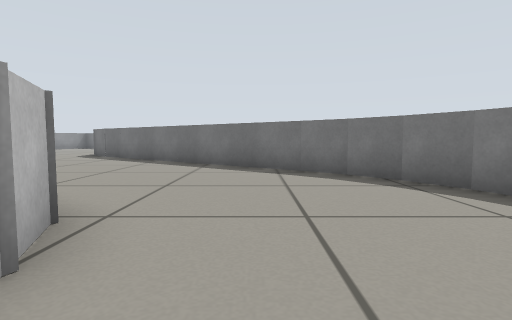
view 1 (above)

16 first-person views from a walk through a world built for the Gazebo simulator. The camera is 0.39 m above the floor, tilts 4° down and sees 80° across. The floor is counted in squares, 0.5 m on a side. Each view is taken from the middle of a square. On the plan, view 1 faces up. The plan holds only what a view shows up to about 10 squares ahead; the rest is blank.

view 2
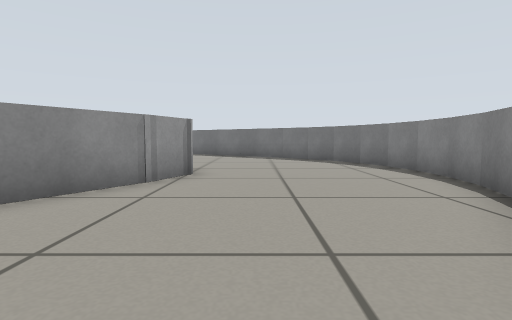

view 3
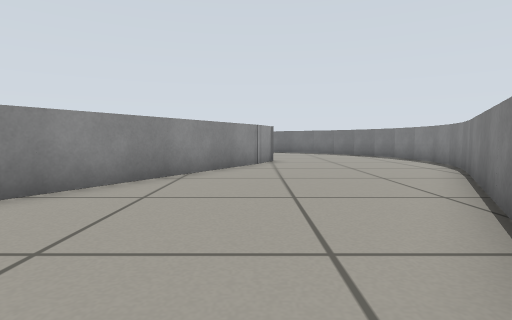

view 4
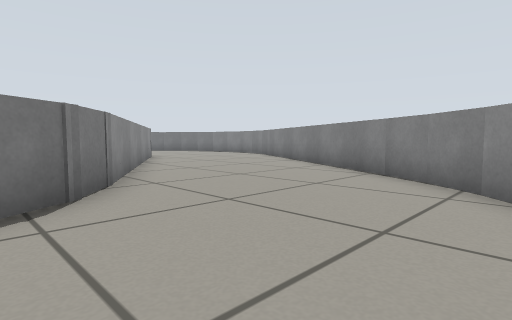

view 5
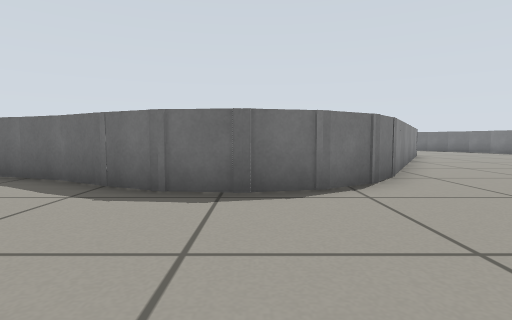

view 6
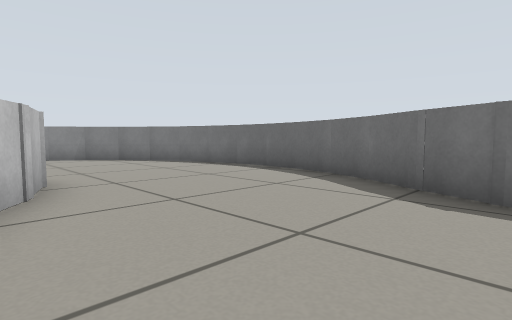

view 7
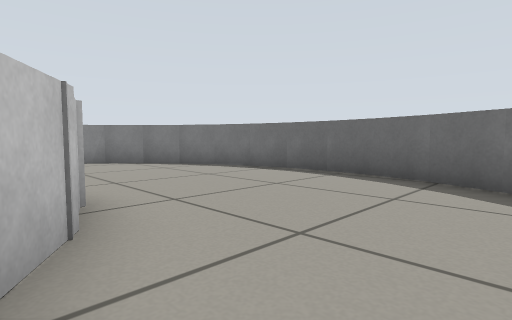

view 8
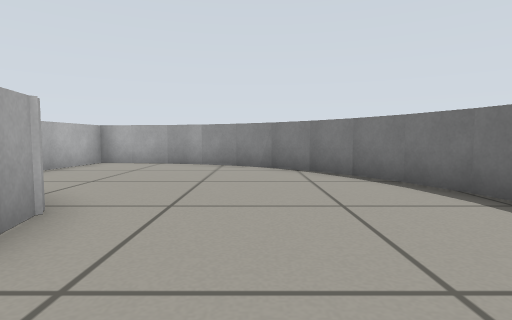

view 9
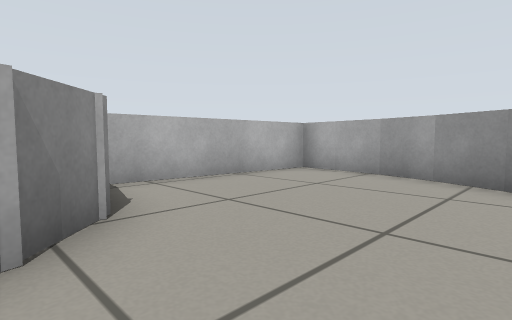

view 10
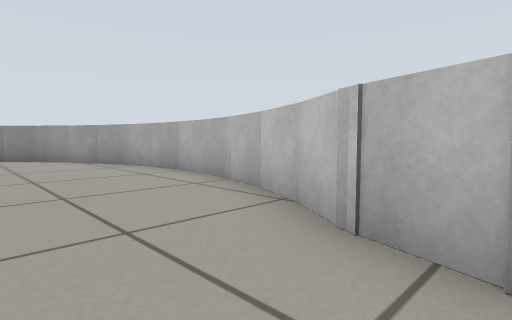

view 11
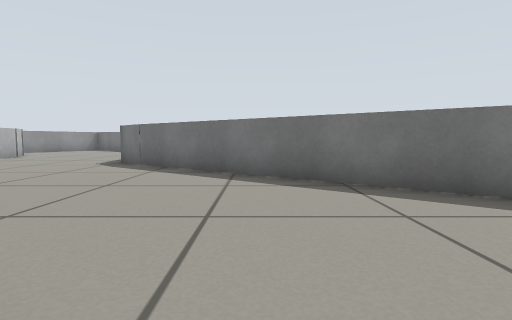

view 12
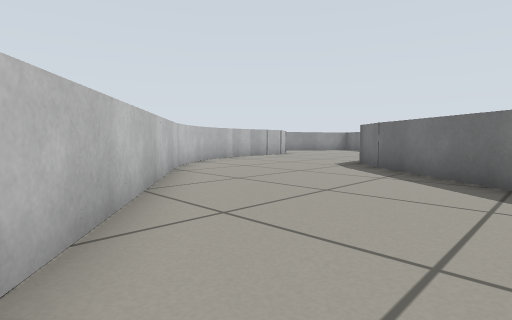

view 13
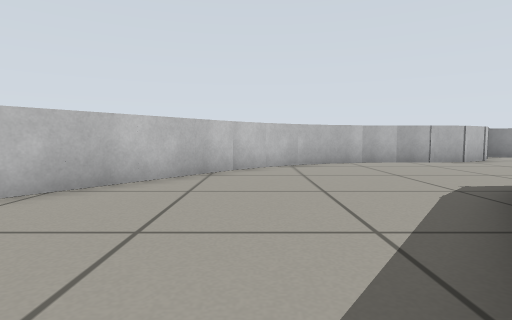

view 14
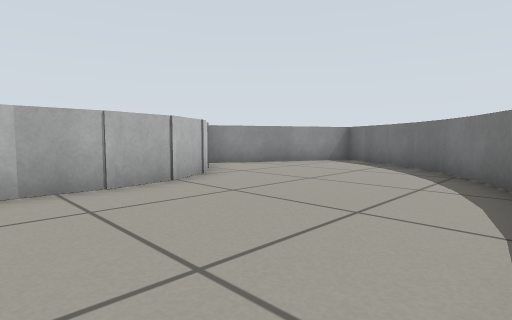

view 15
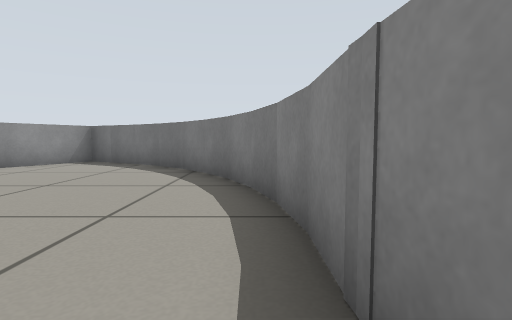

view 16
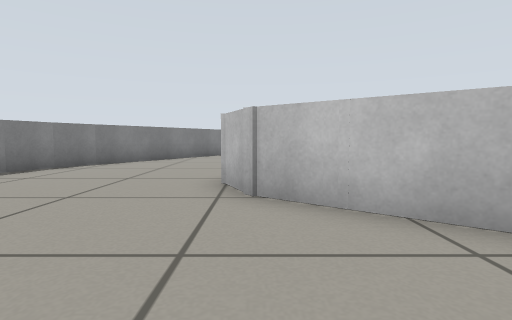

### Floor plan
Points are (right, up) in squares from view 1. A wall is a line through its corners. A room is listed if a view was taken in it or the views show most of it. See-through windows are left out.
Room 1 (views 1, 2, 3, 4, 5, 6, 7, 8, 9, 10, 11, 12, 13, 14, 15, 16)
walls: (-1.8, 0.7) (-6.3, -6.9); (-6, -6.6) (-6.9, -7.7) (-8, -8.4) (-9.2, -8.7) (-10.4, -8.5) (-13.7, -7); (3.3, -1.1) (3.7, 0.1); (3.7, 0) (3.9, 1.3); (3.9, 1.1) (3.9, 2.5); (3.9, 2.3) (3.7, 3.6); (-2.1, -10.4) (3.4, -1); (3.7, 3.5) (3.3, 4.7); (3.3, 4.6) (2.7, 5.7); (-2.9, -11.3) (-2, -10.3); (2.8, 5.6) (2, 6.6); (-3.3, -11.7) (-2.8, -11.2); (2.1, 6.6) (-6.8, 13.3); (-11.4, -8.1) (-12.7, -7.3); (-4.7, -12.7) (-4, -12.2); (-5.9, -13.3) (-4.6, -12.7); (-13.6, -7) (-14.9, -6.7); (-6.9, -13.7) (-5.7, -13.3); (-14.7, -6.7) (-16.1, -6.6); (-8, -13.9) (-6.8, -13.7); (-9.3, -14.1) (-7.9, -13.9); (-10.5, 9.4) (-1.9, 2.9) (-1.4, 1.7) (-1.9, 0.4); (-15.9, -6.6) (-17.2, -6.7); (-10.4, -14) (-9.1, -14); (-11.6, -13.8) (-10.3, -14); (-17.1, -6.7) (-18.4, -6.9); (-12.7, -13.4) (-11.5, -13.8); (-11.4, 10.4) (-10.4, 9.4); (-13.8, -12.9) (-12.6, -13.5); (-6.4, 13.1) (-7.4, 14); (-14.9, -12.2) (-13.7, -13); (-18.2, -6.9) (-19.5, -7.4); (-7.5, 14.5) (-7.8, 17.8); (-19.3, -7.3) (-20.5, -8); (-12.5, 12.3) (-12, 11.2) (-11.3, 10.2); (-7.6, 15.1) (-7.6, 16.5); (-20.4, -7.9) (-21.3, -8.7); (-12.9, 13.5) (-12.5, 12.2); (-18.1, -13.3) (-17.2, -12.3) (-15.9, -12) (-14.6, -12.4); (-13, 14.6) (-12.8, 13.4); (-21.3, -8.6) (-22.2, -9.7); (-7.7, 17.6) (-8.1, 18.8); (-12.9, 16) (-13, 14.5); (-22.1, -9.6) (-22.8, -10.6); (-8, 18.7) (-8.6, 20); (-22.7, -10.5) (-23.3, -11.7); (-23.2, -11.5) (-23.6, -12.9); (-8.5, 19.8) (-9.2, 21); (-23.6, -12.7) (-23.8, -15) (-18.8, -15.4); (-9.1, 20.8) (-9.9, 21.9); (-14.7, 18.9) (-13.8, 18.1) (-13.1, 17) (-12.9, 15.6); (-9.8, 21.7) (-10.8, 22.7); (-10.7, 22.6) (-11.7, 23.3); (-11.6, 23.3) (-13, 24.1); (-13.7, 24.1) (-16, 19.8)

Positions as (right, up) in squares from view 1, and headings:
1: (0, 0), facing up
2: (0, -5), facing up
3: (-2, -9), facing up
4: (-8, -12), facing up-right
5: (-9, -13), facing up
6: (-10, -13), facing up-left
7: (-12, -13), facing up-left
8: (-14, -10), facing left
9: (-17, -10), facing down-left
10: (-16, -10), facing down-right
11: (-3, 4), facing up
12: (-3, 5), facing up-left
13: (-3, 10), facing left
14: (-8, 14), facing up-left
15: (-8, 14), facing up
16: (-2, 7), facing down
